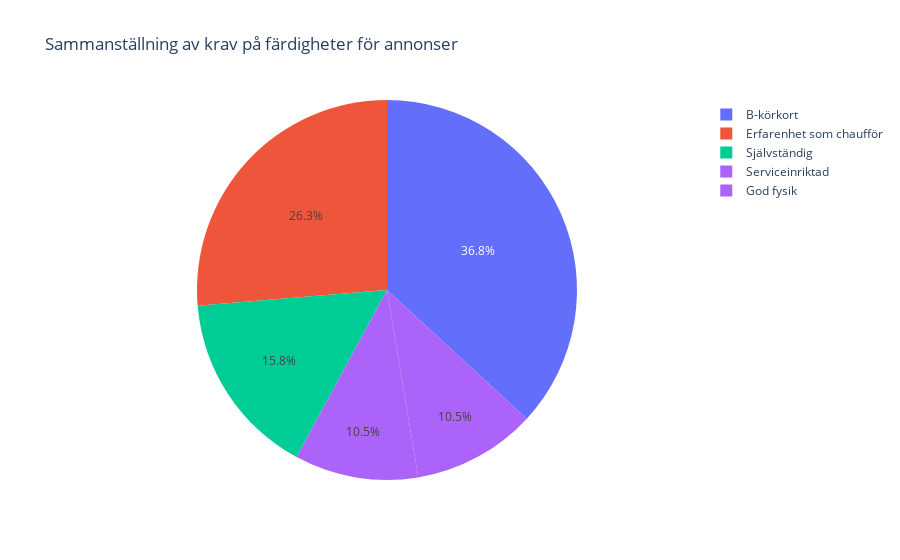
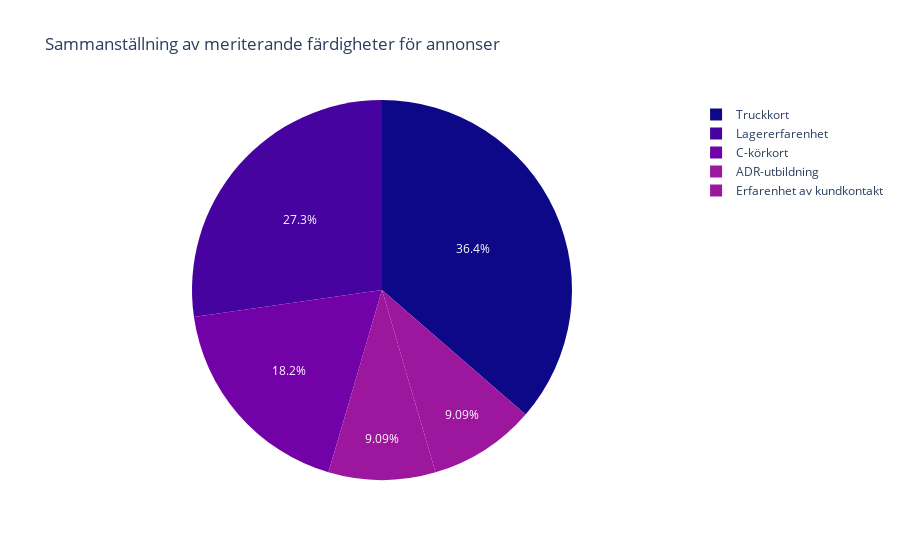

Here is the notebook cell these charts were saved with, in order:
### Code cell
print(summary)
fig1 = px.pie(krav_df, names="Krav", values="Antal", title="Sammanställning av krav på färdigheter för annonser", color="Antal")
fig2 = px.pie(merit_df, names="Krav", values="Antal", title="Sammanställning av meriterande färdigheter för annonser", color="Antal", color_discrete_sequence=px.colors.sequential.Plasma)
fig1.show(), fig2.show()

### Figure 1 — Plotly figure (JSON) as saved in the notebook; plotly's stock layout.template omitted (floating-point values rounded to 4 significant figures)
{"data": [{"customdata": [[7], [5], [3], [2], [2]], "domain": {"x": [0, 1], "y": [0, 1]}, "hovertemplate": "Krav=%{label}<br>Antal=%{customdata[0]}<extra></extra>", "labels": ["B-körkort", "Erfarenhet som chaufför", "Självständig", "Serviceinriktad", "God fysik"], "legendgroup": "", "marker": {"colors": ["#636efa", "#EF553B", "#00cc96", "#ab63fa", "#ab63fa"]}, "name": "", "showlegend": true, "type": "pie", "values": [7, 5, 3, 2, 2]}], "layout": {"legend": {"tracegroupgap": 0}, "title": {"text": "Sammanställning av krav på färdigheter för annonser"}}}

### Figure 2 — Plotly figure (JSON) as saved in the notebook; plotly's stock layout.template omitted (floating-point values rounded to 4 significant figures)
{"data": [{"customdata": [[4], [3], [2], [1], [1]], "domain": {"x": [0, 1], "y": [0, 1]}, "hovertemplate": "Krav=%{label}<br>Antal=%{customdata[0]}<extra></extra>", "labels": ["Truckkort", "Lagererfarenhet", "C-körkort", "ADR-utbildning", "Erfarenhet av kundkontakt"], "legendgroup": "", "marker": {"colors": ["#0d0887", "#46039f", "#7201a8", "#9c179e", "#9c179e"]}, "name": "", "showlegend": true, "type": "pie", "values": [4, 3, 2, 1, 1]}], "layout": {"legend": {"tracegroupgap": 0}, "piecolorway": ["#0d0887", "#46039f", "#7201a8", "#9c179e", "#bd3786", "#d8576b", "#ed7953", "#fb9f3a", "#fdca26", "#f0f921"], "title": {"text": "Sammanställning av meriterande färdigheter för annonser"}}}
